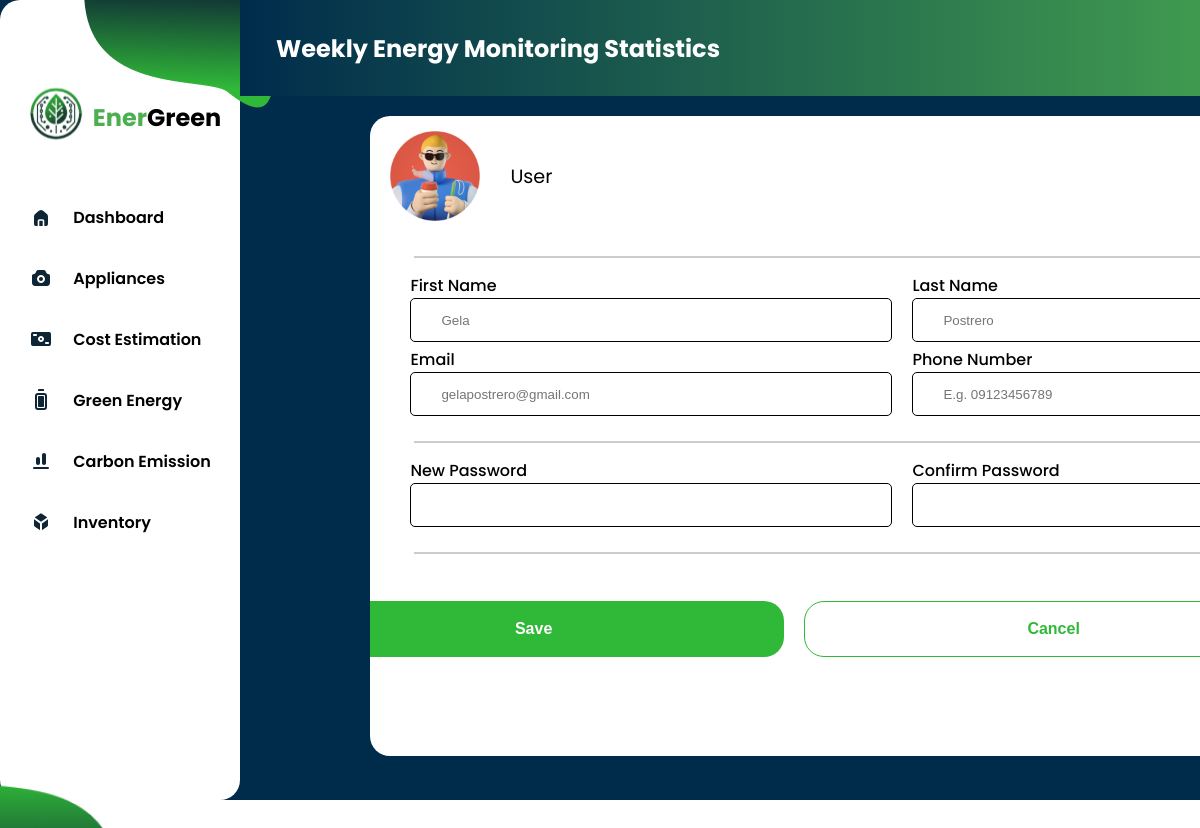
Screenshot of /Settings (signed in) with the database file from the repository.
### tables this page shows
CREATE TABLE user (
  id INTEGER NOT NULL PRIMARY KEY,
  email TEXT NOT NULL UNIQUE,
  fullname TEXT NOT NULL,
  password TEXT DEFAULT NULL,
  phoneno TEXT DEFAULT NULL,
  hasSetup INTEGER DEFAULT 0
);

### app.py (the view)
@app.route('/Settings')
def Settings():
    pie_data = {
        'labels': ['Apples', 'Oranges', 'Bananas', 'Grapes'],
        'values': [50, 20, 15, 15],
        }
    user_record = db.find_user(table=user_table,email=session.get('email'))
    return render_template('Settings.html',fullname=getfullname_with_session(session.get('email')),email=session.get('email'), pie_data=pie_data,user_record=user_record) if not session.get('name') == None else redirect(url_for('landing'))

### app.py (called while the page is built)
def getfullname_with_session(session_email: str):
    record = db.find_user(table=user_table, email=session_email)
    if record and 'fullname' in record[0]:
        fullname = record[0]['fullname']
        return fullname.strip()  # Remove any extra spaces, if present
    return ""

@app.after_request
def after_request(response):
    response.headers['Cache-Control'] = 'no-cache,no-store,must-revalidate'
    return response

### dbhelper.py (called while the page is built)
    def getdb_connection(self):
        connection = connect(self.database)
        return connection

    def getprocess(self,sql:str):
        connection = self.getdb_connection()
        cursor = connection.cursor()
        cursor.execute(sql)
        cursor.row_factory = Row
        data:list = cursor.fetchall()  # Convert rows to dictionaries
        cursor.close()
        connection.close()
        return data

    def find_user(self,email:str, table:str):
        sql:str = f"SELECT * FROM {table} WHERE `email` = '{email}'"
        return self.getprocess(sql)

### templates/Settings.html (shortened to what this page needs)
{% extends 'UserDashboardTemplate.html' %}
{% block content %}
<link rel="stylesheet" href="{{url_for('static', filename='css/SettingStyles.css')}}">
<div class="settings-container">
    <div class="user-settings">
        <div id="settings-section">
            <div class="settings-status">
                <img src="{{ url_for('static',filename='images/svg/profilenako.svg') }}" alt="">
                <div class="user-info">
                    <p>User</p>
                </div>
            </div>
        </div>
        <hr>
        <form id="settings-form" action="/updateuser/{{ email }}" method="POST">
            <div class="fname-mname">
                <div class="input-group">
                    <label for="fname-input">First Name</label>
                    <div class="input-icon">
                        <input type="text" id="fname-input" name="firstname" placeholder="{{ user_record[0]['fullname'].split(' ')[0]}}">
                    </div>
                </div>
                <div class="input-group">
                    <label for="lname-input">Last Name</label>
                    <div class="input-icon">
                        <input type="text" id="lname-input" name="lastname" placeholder="{{ user_record[0]['fullname'].split(' ')[-1] }}">
                    </div>
                </div>
            </div>
            <div class="fname-mname">
                <div class="input-group">
                    <label for="uname-input">Email</label>
                    <div class="input-icon">
                        <input type="text" id="uname-input" name="email" placeholder="{{ user_record[0]['email'] }}">
                    </div>
                </div>
                <div class="input-group">
                    <label for="phone-input">Phone Number</label>
                    <div class="input-icon">
                        {% if not user_record[0]['phoneno'] == None  %}
                            <input type="text" id="phone-input" name="phoneno" placeholder="{{ user_record[0]['phoneno'] }}">
                        {% else %}
                        <input type="text" id="phone-input" name="phoneno" placeholder="E.g. 09123456789">
                        {% endif %}
                    </div>
                </div>
            </div>
            <hr>
            <div class="fname-mname">
                <div class="input-group">
                    <label for="new-password">New Password</label>
                    <div class="input-icon">
                        <input type="password" id="new-password" name="password" placeholder="">
                    </div>
                </div>
                <div class="input-group">
                    <label for="confirm-password">Confirm Password</label>
                    <div class="input-icon">
                        <input type="password" id="confirm-password" name="confirmpassword" placeholder="">
                    </div>
                </div>
            </div>
            <hr>
            <div class="save-cancelbtn">
                <div class="save">
                    <button type="submit">Save</button>
                </div>
                <div class="cancel">
                    <button type="button" onclick="clearForm()">Cancel</button>
                </div>
            </div>
        </form>
    </div>
</div>
{% endblock %}

### static/css/UserDashboardStyles.css (style rules this page uses)
body { padding: 0; margin: 0; box-sizing: border-box; overflow: hidden; }

### static/css/SettingStyles.css (style rules this page uses)
.settings-container { width: 100%; height: auto; background-color: transparent; display: flex; align-items: center; justify-content: center; margin: 20px; }
.user-settings { display: flex; width: 80%; height: 80vh; background-color: #ffff; border-radius: 20px; overflow: hidden; flex-direction: column; }
#settings-section img { width: 90px; height: 90px; }
#settings-section { display: flex; flex-direction: row; justify-content: space-between; height: 10vh; width: 100%; gap: 20px; background-color: #ffff; margin: 20px; }
.settings-status { display: flex; align-items: center; gap: 30px; }
.settings-status img { width: 30px; height: 30px; }
.user-info { display: flex; flex-direction: column; justify-content: center; }
.settings-status p { margin: 0; font-size: 1.2em; }
hr { border: 1px solid #ccc; width: 90%; margin-top: 20px; margin-bottom: 15px; }
.fname-mname { width: 100%; display: flex; gap: 20px; flex-direction: row; margin: 0 40px; }
.input-group, .addressinput-group, .confirminput-group { display: flex; flex-direction: column; }
.input-group, .addressinput-group, .confirminput-group label { margin-bottom: 5px; font-weight: 500; }
.input-group input { width: 52.5vh; height: 5vh; border-radius: 5px; border: 1px solid black; }
.save-cancelbtn { display: flex; flex-direction: row; justify-content: center; gap: 20px; margin-right: 2.3em; }
.save-cancelbtn button { padding: 12px 25px; margin-top: 2em; width: 500px; height: 7vh; border-radius: 20px; font-size: 16px; font-weight: 600; cursor:pointer; }
.save button { background-color: #30B938; color: #ffff; border: none; }
.cancel button { background-color: #ffff; color: #30B938; border: 1px solid #30B938; }
.input-icon input { padding-left: 30px; }
.input-icon { position: relative; }
.input-icon input { padding-left: 30px; padding-right: 30px; }

### rows the page displays
user: firstname "Gela", lastname "Postrero", email "gelapostrero@gmail.com"
